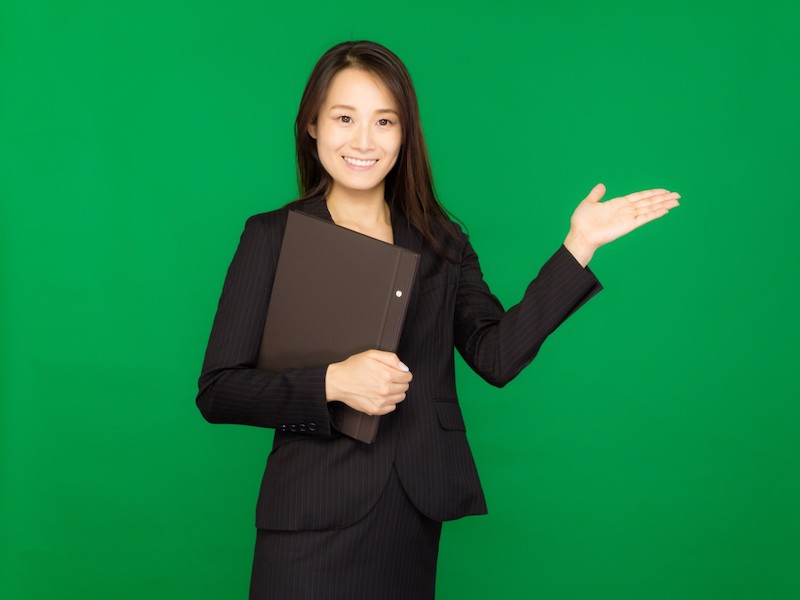
#> input picture kadai1/chromakey.jpg, 800 x 600 px
$ python chromakey.py
#> lines starting #> are read from the running program, lines starting #| are printed output that depends on the picture; after the words box and inside, x2 and y2 are one past the last pixel; in counts of white or black regions, pixels touching at a corner belong together

import cv2
import numpy as np

if __name__ == "__main__":
	# グリーンバック画像を読み込む
	front0 = cv2.imread("chromakey.jpg")
#> front0 is the input picture: shape (600, 800, 3); mean B, G, R 67.3, 128, 19.7
	# グリーンバック画像を表示
	cv2.imshow("hchromakey",front0)
	cv2.waitKey()

	# 背景画像を読み込む
	back = cv2.imread("campus.jpg")
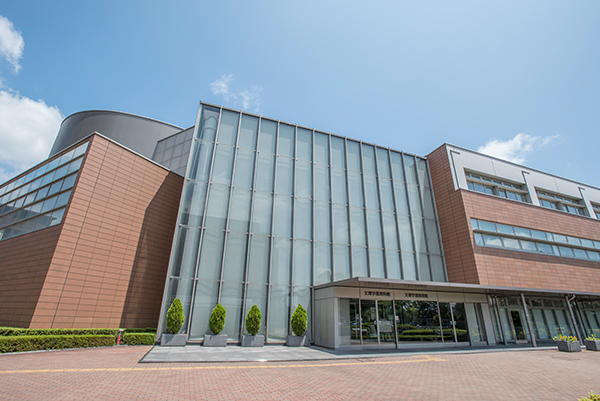
#> input picture kadai1/campus.jpg, 600 x 401 px
#> back is the input picture: shape (401, 600, 3); mean B, G, R 162.7, 154.1, 144.4
	# 背景画像を表示
	cv2.imshow("hchromakey",back)
	cv2.waitKey()

	# グリーンバック画像のサイズを背景画像に合わせる
	front1 = cv2.resize(front0,(back.shape[1],back.shape[0]))
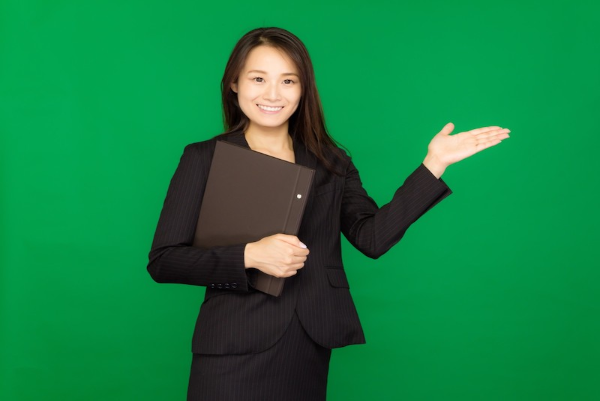
#> front1: shape (401, 600, 3); mean B, G, R 67.3, 128, 19.7
	# サイズを一致させたグリーンバック画像を表示
	cv2.imshow("hchromakey",front1)
	cv2.waitKey()

	# グリーンバック画像の配列を，バイトから浮動小数点に変換
	front1 = front1.astype(np.float64)
	# マスクを作成（マスクはブーリアンの配列）
	mask = front1[:,:,1] > 128
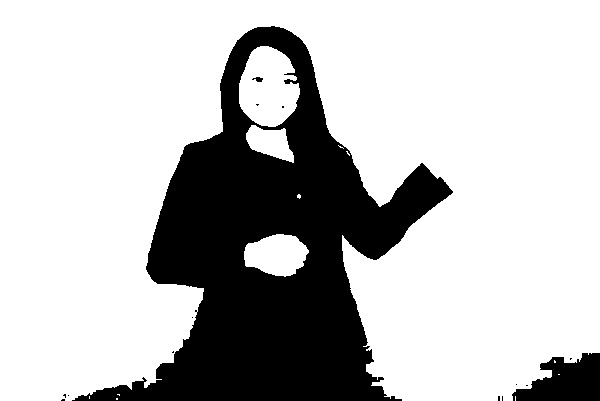
#> mask: shape (401, 600) bool; 74.7% white; 15 black regions (12 under 20 px), largest, box (x1, y1, x2, y2) and area: (72, 26, 453, 401) 57936, (512, 353, 600, 401) 2834, (252, 77, 263, 82) 34

	# マスクを表示（ブーリアンの配列をバイトの配列に変換）
	cv2.imshow("hchromakey",mask.astype(np.uint8)*255)
	cv2.waitKey()

	# マスクをブーリアンの配列から浮動小数点の配列に変換
	dmask = mask.astype(np.float64)
	synb = dmask*back[:,:,0] # 青チャネルの配列をマスク処理
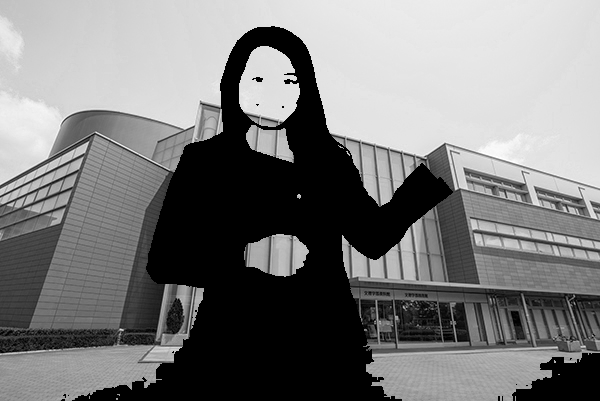
#> synb: shape (401, 600) float64; min 0, max 255, mean 123.4
	syng = dmask*back[:,:,1] # 緑チャネルの配列をマスク処理
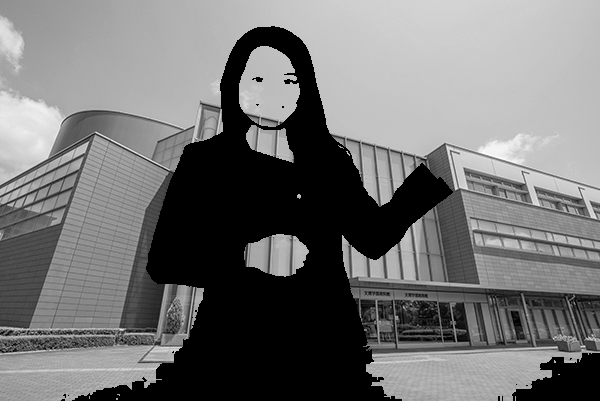
#> syng: shape (401, 600) float64; min 0, max 254, mean 115.3
	synr = dmask*back[:,:,2] # 赤チャネルの配列をマスク処理
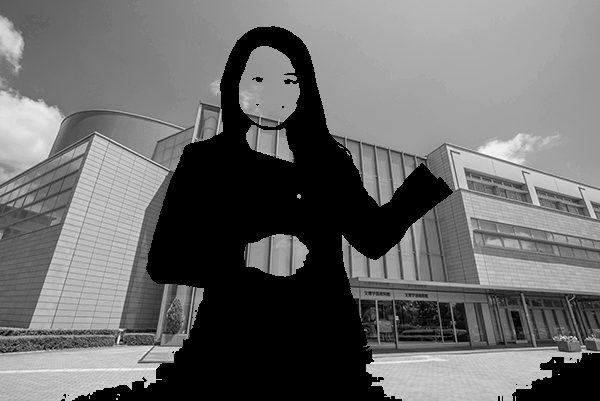
#> synr: shape (401, 600) float64; min 0, max 255, mean 107.2
	syn = np.stack([synb,syng,synr],axis=2) # 各チャネルを結合
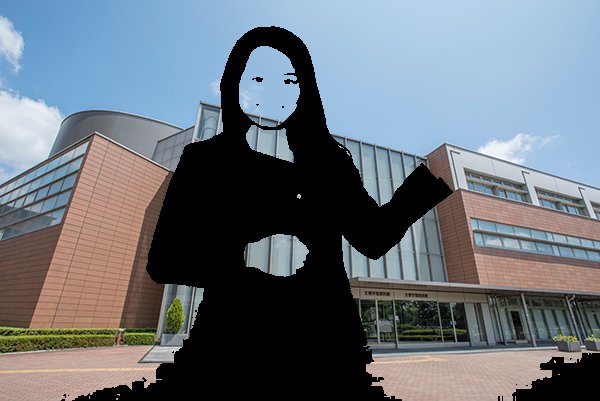
#> syn: shape (401, 600, 3) float64; mean B, G, R 123.4, 115.3, 107.2

	# 合成結果を表示
	cv2.imshow("hchromakey",syn.astype(np.uint8))
	cv2.waitKey()

	# 合成結果を保存
	cv2.imwrite("synth.png",syn)
